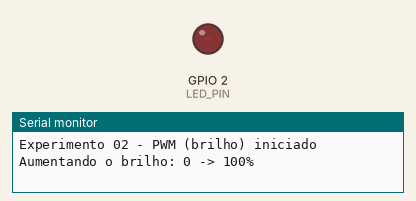
Bench run of a sketch on a simulated ESP32-S3. On the bench: output pins drawn as LEDs (lit = HIGH), the last lines printed to the serial monitor.

Above: at 0.05 s.
At 1.25 s:
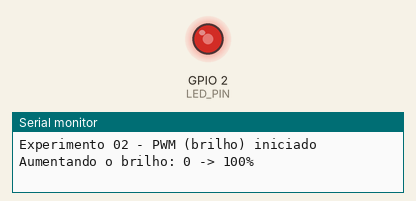
At 1.85 s:
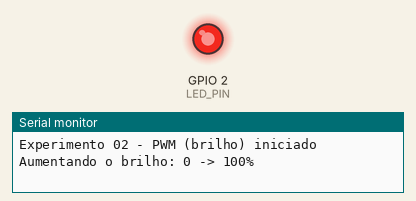
At 3.65 s:
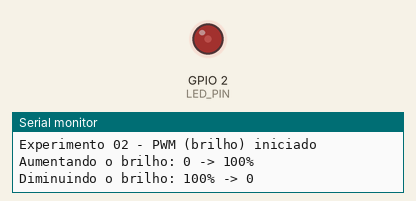
Timing chart, 0 to 5.3 s (numbered marks = the images above):
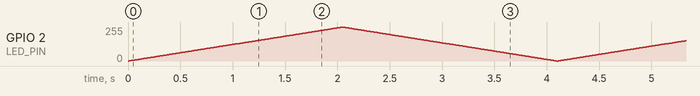

The sketch:

sketch.ino
```cpp
// ============================================================================
// Experimento 02 — PWM (controlar o BRILHO de um LED)
// Nivel 1/2 | Placa: ESP32-S3 | Ambiente: Wokwi (core Arduino-ESP32 3.x)
//
// Objetivo: sair do "liga/desliga" e controlar a INTENSIDADE do LED.
// Conceitos: PWM, duty cycle (ciclo de trabalho), frequencia, resolucao.
// Circuito: o MESMO do Blink (GPIO2 -> resistor -> LED -> GND). So o codigo mudou.
// ============================================================================

const int LED_PIN  = 2;      // mesmo pino do Blink
const int PWM_FREQ = 5000;   // 5000 Hz: liga/desliga 5000x por segundo (o olho nao ve piscar)
const int PWM_RES  = 8;      // resolucao de 8 bits -> duty de 0 (0%) ate 255 (100%)

void setup() {
  Serial.begin(115200);
  // Configura o PWM por hardware (LEDC) neste pino. So precisa fazer 1 vez.
  ledcAttach(LED_PIN, PWM_FREQ, PWM_RES);
  Serial.println("Experimento 02 - PWM (brilho) iniciado");
}

void loop() {
  // Efeito "respiracao": o brilho sobe de 0 a 100% e depois volta.
  Serial.println("Aumentando o brilho: 0 -> 100%");
  for (int duty = 0; duty <= 255; duty++) {
    ledcWrite(LED_PIN, duty);   // define o brilho (0 = apagado, 255 = maximo)
    delay(8);                   // 8 ms por passo -> subida suave (~2 s)
  }

  Serial.println("Diminuindo o brilho: 100% -> 0");
  for (int duty = 255; duty >= 0; duty--) {
    ledcWrite(LED_PIN, duty);
    delay(8);
  }
}
```
